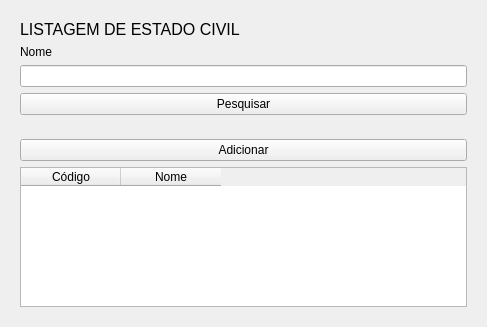
<?xml version="1.0" encoding="UTF-8"?>
<ui version="4.0">
 <class>MaritalStatus</class>
 <widget class="QWidget" name="MaritalStatus">
  <property name="geometry">
   <rect>
    <x>0</x>
    <y>0</y>
    <width>487</width>
    <height>327</height>
   </rect>
  </property>
  <property name="windowTitle">
   <string>Form</string>
  </property>
  <layout class="QVBoxLayout" name="verticalLayout">
   <item>
    <widget class="QWidget" name="panel_search" native="true">
     <property name="sizePolicy">
      <sizepolicy hsizetype="Preferred" vsizetype="Preferred">
       <horstretch>0</horstretch>
       <verstretch>0</verstretch>
      </sizepolicy>
     </property>
     <property name="styleSheet">
      <string notr="true">backgruound: white;</string>
     </property>
     <layout class="QVBoxLayout" name="verticalLayout_2">
      <item>
       <widget class="QLabel" name="lbl_title">
        <property name="styleSheet">
         <string notr="true">font-size: 16px;</string>
        </property>
        <property name="text">
         <string>LISTAGEM DE ESTADO CIVIL</string>
        </property>
       </widget>
      </item>
      <item>
       <widget class="QLabel" name="lbl_name">
        <property name="text">
         <string>Nome</string>
        </property>
       </widget>
      </item>
      <item>
       <widget class="QLineEdit" name="edt_name"/>
      </item>
      <item>
       <widget class="QPushButton" name="btn_search">
        <property name="text">
         <string>Pesquisar</string>
        </property>
       </widget>
      </item>
     </layout>
    </widget>
   </item>
   <item>
    <widget class="QWidget" name="panel_table" native="true">
     <property name="styleSheet">
      <string notr="true">backgruound: white;</string>
     </property>
     <layout class="QVBoxLayout" name="verticalLayout_3">
      <item>
       <widget class="QPushButton" name="btn_add">
        <property name="text">
         <string>Adicionar</string>
        </property>
       </widget>
      </item>
      <item>
       <widget class="QTableWidget" name="table_marital_status">
        <column>
         <property name="text">
          <string>Código</string>
         </property>
        </column>
        <column>
         <property name="text">
          <string>Nome</string>
         </property>
        </column>
       </widget>
      </item>
     </layout>
    </widget>
   </item>
  </layout>
 </widget>
 <resources/>
 <connections/>
</ui>
